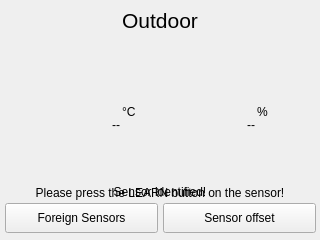
<?xml version="1.0" encoding="UTF-8"?>
<ui version="4.0">
 <class>OutDoorForm</class>
 <widget class="QWidget" name="OutDoorForm">
  <property name="geometry">
   <rect>
    <x>0</x>
    <y>0</y>
    <width>320</width>
    <height>240</height>
   </rect>
  </property>
  <widget class="QWidget" name="settingsHead" native="true">
   <property name="geometry">
    <rect>
     <x>0</x>
     <y>0</y>
     <width>320</width>
     <height>40</height>
    </rect>
   </property>
   <property name="autoFillBackground">
    <bool>false</bool>
   </property>
   <widget class="QLabel" name="settingLabel">
    <property name="geometry">
     <rect>
      <x>0</x>
      <y>0</y>
      <width>320</width>
      <height>40</height>
     </rect>
    </property>
    <property name="sizePolicy">
     <sizepolicy hsizetype="Expanding" vsizetype="Expanding">
      <horstretch>0</horstretch>
      <verstretch>0</verstretch>
     </sizepolicy>
    </property>
    <property name="font">
     <font>
      <family>Ubuntu</family>
      <pointsize>16</pointsize>
     </font>
    </property>
    <property name="text">
     <string>Outdoor</string>
    </property>
    <property name="alignment">
     <set>Qt::AlignCenter</set>
    </property>
   </widget>
   <widget class="QPushButton" name="back">
    <property name="geometry">
     <rect>
      <x>0</x>
      <y>0</y>
      <width>51</width>
      <height>40</height>
     </rect>
    </property>
    <property name="sizePolicy">
     <sizepolicy hsizetype="Preferred" vsizetype="Expanding">
      <horstretch>0</horstretch>
      <verstretch>0</verstretch>
     </sizepolicy>
    </property>
    <property name="font">
     <font>
      <pointsize>14</pointsize>
     </font>
    </property>
    <property name="icon">
     <iconset resource="icons.qrc">
      <normaloff>:/settings/icons/arrow_left_white.svg</normaloff>:/settings/icons/arrow_left_white.svg</iconset>
    </property>
    <property name="iconSize">
     <size>
      <width>18</width>
      <height>18</height>
     </size>
    </property>
    <property name="flat">
     <bool>true</bool>
    </property>
   </widget>
  </widget>
  <widget class="QLabel" name="sensorLearnSuccess">
   <property name="geometry">
    <rect>
     <x>0</x>
     <y>170</y>
     <width>320</width>
     <height>44</height>
    </rect>
   </property>
   <property name="text">
    <string>Sensor identified!</string>
   </property>
   <property name="alignment">
    <set>Qt::AlignCenter</set>
   </property>
  </widget>
  <widget class="QWidget" name="horizontalLayoutWidget">
   <property name="geometry">
    <rect>
     <x>0</x>
     <y>200</y>
     <width>321</width>
     <height>41</height>
    </rect>
   </property>
   <layout class="QHBoxLayout" name="buttons">
    <property name="spacing">
     <number>5</number>
    </property>
    <property name="leftMargin">
     <number>5</number>
    </property>
    <property name="rightMargin">
     <number>5</number>
    </property>
    <property name="bottomMargin">
     <number>5</number>
    </property>
    <item>
     <widget class="QPushButton" name="foreignSensors">
      <property name="enabled">
       <bool>true</bool>
      </property>
      <property name="sizePolicy">
       <sizepolicy hsizetype="Minimum" vsizetype="Minimum">
        <horstretch>0</horstretch>
        <verstretch>0</verstretch>
       </sizepolicy>
      </property>
      <property name="maximumSize">
       <size>
        <width>155</width>
        <height>30</height>
       </size>
      </property>
      <property name="text">
       <string>Foreign Sensors</string>
      </property>
     </widget>
    </item>
    <item>
     <widget class="QPushButton" name="changeOutdoorSensorOffset">
      <property name="sizePolicy">
       <sizepolicy hsizetype="Minimum" vsizetype="Minimum">
        <horstretch>0</horstretch>
        <verstretch>0</verstretch>
       </sizepolicy>
      </property>
      <property name="maximumSize">
       <size>
        <width>155</width>
        <height>30</height>
       </size>
      </property>
      <property name="text">
       <string>Sensor offset</string>
      </property>
     </widget>
    </item>
   </layout>
  </widget>
  <widget class="QLabel" name="teachDescription">
   <property name="geometry">
    <rect>
     <x>10</x>
     <y>120</y>
     <width>300</width>
     <height>80</height>
    </rect>
   </property>
   <property name="sizePolicy">
    <sizepolicy hsizetype="Minimum" vsizetype="Fixed">
     <horstretch>0</horstretch>
     <verstretch>0</verstretch>
    </sizepolicy>
   </property>
   <property name="minimumSize">
    <size>
     <width>300</width>
     <height>30</height>
    </size>
   </property>
   <property name="maximumSize">
    <size>
     <width>300</width>
     <height>80</height>
    </size>
   </property>
   <property name="text">
    <string>Please press the LEARN button on the sensor!</string>
   </property>
   <property name="alignment">
    <set>Qt::AlignBottom|Qt::AlignHCenter</set>
   </property>
   <property name="wordWrap">
    <bool>true</bool>
   </property>
  </widget>
  <widget class="QWidget" name="sensors" native="true">
   <property name="geometry">
    <rect>
     <x>10</x>
     <y>65</y>
     <width>300</width>
     <height>90</height>
    </rect>
   </property>
   <property name="sizePolicy">
    <sizepolicy hsizetype="Fixed" vsizetype="Fixed">
     <horstretch>0</horstretch>
     <verstretch>0</verstretch>
    </sizepolicy>
   </property>
   <property name="minimumSize">
    <size>
     <width>300</width>
     <height>90</height>
    </size>
   </property>
   <widget class="QWidget" name="temperature" native="true">
    <property name="geometry">
     <rect>
      <x>30</x>
      <y>0</y>
      <width>105</width>
      <height>90</height>
     </rect>
    </property>
    <widget class="QLabel" name="outdoorTemperature">
     <property name="geometry">
      <rect>
       <x>0</x>
       <y>35</y>
       <width>80</width>
       <height>50</height>
      </rect>
     </property>
     <property name="text">
      <string notr="true">--</string>
     </property>
     <property name="alignment">
      <set>Qt::AlignRight|Qt::AlignTrailing|Qt::AlignVCenter</set>
     </property>
    </widget>
    <widget class="QLabel" name="outdoorTemperatureDecimal">
     <property name="geometry">
      <rect>
       <x>70</x>
       <y>60</y>
       <width>20</width>
       <height>30</height>
      </rect>
     </property>
     <property name="text">
      <string notr="true"/>
     </property>
     <property name="alignment">
      <set>Qt::AlignRight|Qt::AlignTrailing|Qt::AlignVCenter</set>
     </property>
    </widget>
    <widget class="QLabel" name="unitDegree">
     <property name="geometry">
      <rect>
       <x>82</x>
       <y>37</y>
       <width>20</width>
       <height>20</height>
      </rect>
     </property>
     <property name="text">
      <string notr="true">°C</string>
     </property>
    </widget>
    <widget class="QWidget" name="TemperaturePicture" native="true">
     <property name="geometry">
      <rect>
       <x>45</x>
       <y>0</y>
       <width>35</width>
       <height>35</height>
      </rect>
     </property>
     <property name="styleSheet">
      <string notr="true">image: url(:/settings/icons/outdoor.svg);</string>
     </property>
    </widget>
   </widget>
   <widget class="QWidget" name="humidity" native="true">
    <property name="geometry">
     <rect>
      <x>165</x>
      <y>0</y>
      <width>105</width>
      <height>90</height>
     </rect>
    </property>
    <widget class="QLabel" name="outdoorHumidity">
     <property name="geometry">
      <rect>
       <x>0</x>
       <y>35</y>
       <width>80</width>
       <height>50</height>
      </rect>
     </property>
     <property name="text">
      <string notr="true">--</string>
     </property>
     <property name="alignment">
      <set>Qt::AlignRight|Qt::AlignTrailing|Qt::AlignVCenter</set>
     </property>
    </widget>
    <widget class="QLabel" name="unitPercent">
     <property name="geometry">
      <rect>
       <x>82</x>
       <y>37</y>
       <width>20</width>
       <height>20</height>
      </rect>
     </property>
     <property name="text">
      <string notr="true">%</string>
     </property>
    </widget>
    <widget class="QWidget" name="HumidityPicture" native="true">
     <property name="geometry">
      <rect>
       <x>45</x>
       <y>0</y>
       <width>35</width>
       <height>35</height>
      </rect>
     </property>
     <property name="styleSheet">
      <string notr="true">image: url(:/settings/icons/humidity.svg);</string>
     </property>
    </widget>
   </widget>
  </widget>
 </widget>
 <resources>
  <include location="icons.qrc"/>
 </resources>
 <connections/>
</ui>
